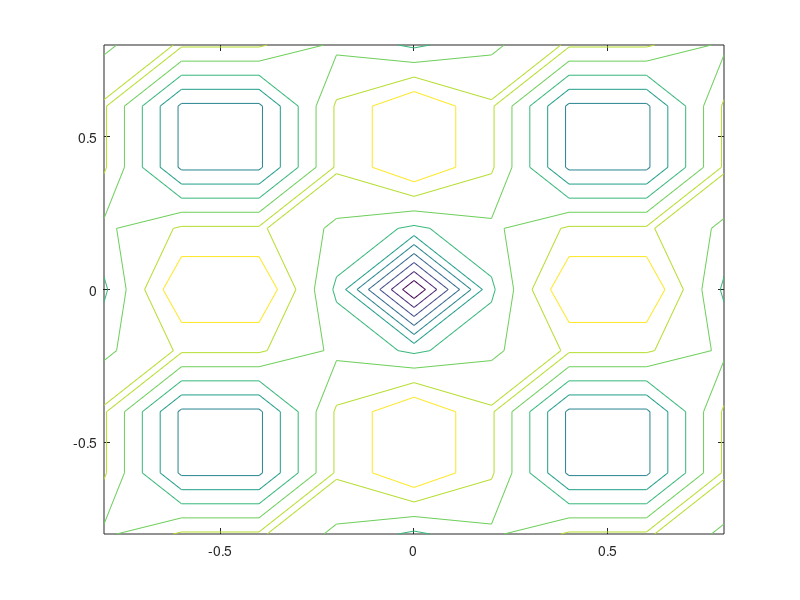

The MATLAB script that drew this image:
close all; clear all; clc

[x,y] = meshgrid(-0.8:0.2:0.8);

u = sin(pi*x).*cos(pi*y);
v = -cos(pi*x).*sin(pi*y);

f = sqrt(u.^2+v.^2);

% quiver(x,y,u,v)

contour(x,y,f)